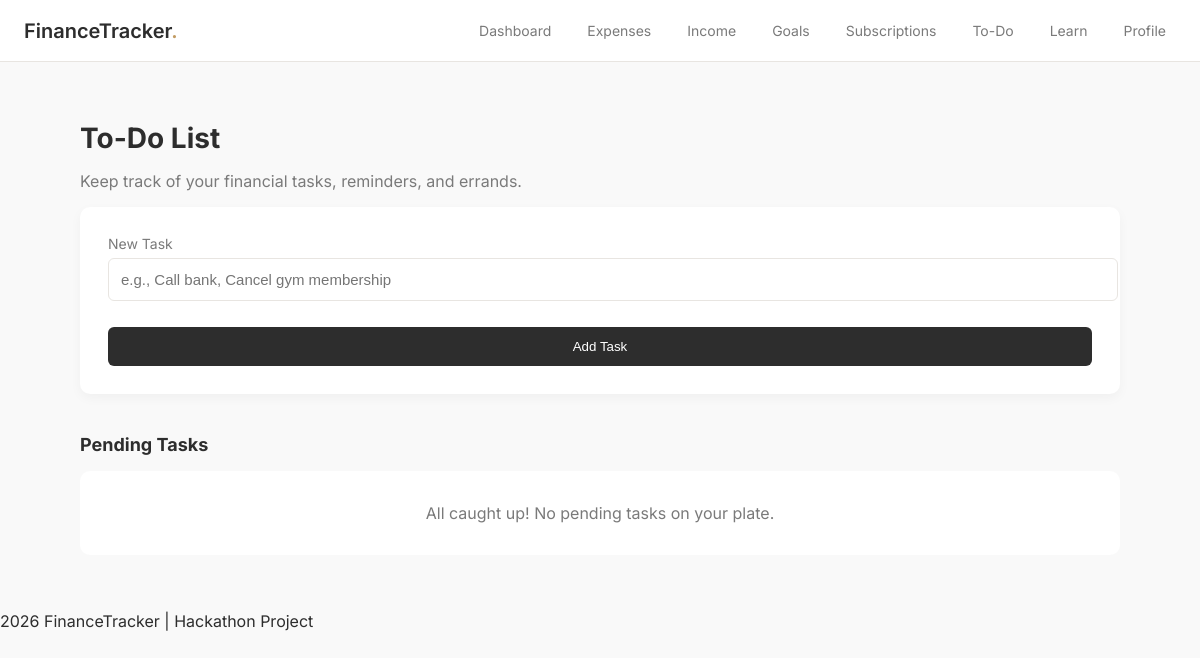
The app's page /todo/oleksii, older data.
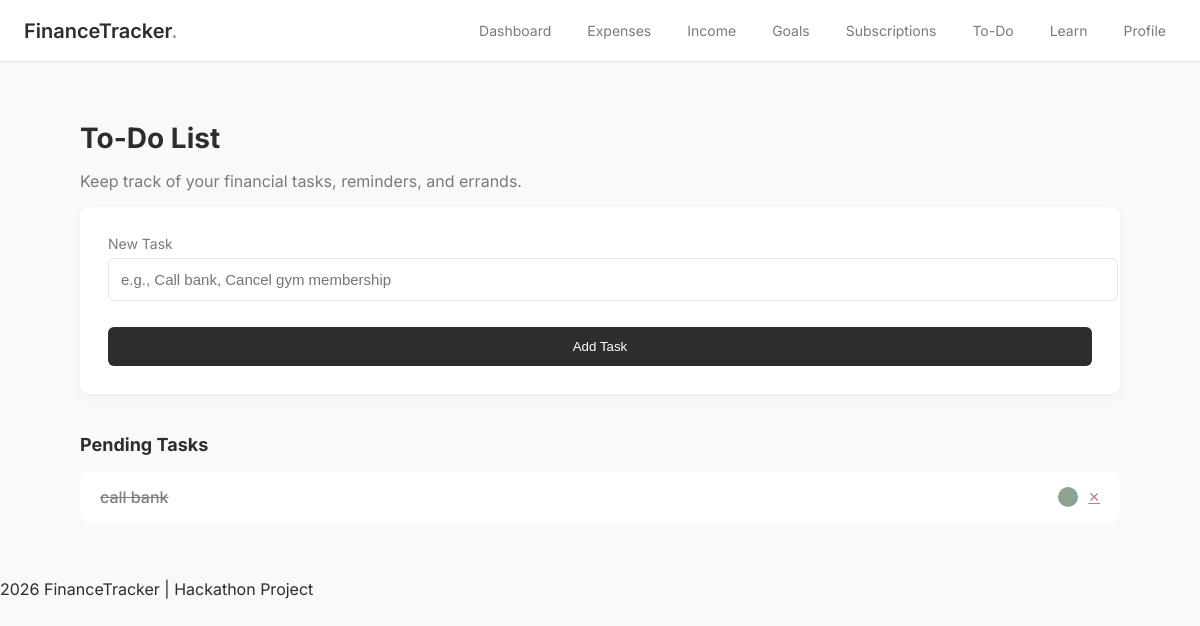
The same page, newer data.
### tables this page shows
CREATE TABLE todo (
        id INTEGER PRIMARY KEY AUTOINCREMENT,
        user_id INTEGER,
        text TEXT,
        completed INTEGER DEFAULT 0
    );

### app.py (the view, shortened to what this page needs)
@app.route("/todo/<username>", methods=["GET", "POST"])
def todo(username):
    user_id = get_user_id(username)
    if not user_id:
        return redirect(url_for("index"))
    conn = get_db()
    data = conn.execute(
        "SELECT * FROM todo WHERE user_id=?",
        (user_id,)
    ).fetchall()
    conn.close()
    return render_template("todo.html", data=data, username=username)

### app.py (called while the page is built)
def get_db():
    conn = sqlite3.connect(DB)
    conn.row_factory = sqlite3.Row
    return conn

def get_user_id(username):
    conn = get_db()
    user = conn.execute(
        "SELECT id FROM users WHERE username=?",
        (username,)
    ).fetchone()
    conn.close()
    return user["id"] if user else None

@app.context_processor
def inject_user():
    username = request.view_args.get("username") if request.view_args else None
    return dict(current_user=username)

### templates/todo.html (shortened to what this page needs)
{% extends "layout.html" %}
{% block navbar %}
    {% include "navbar.html" %}
{% endblock %}
{% block content %}
<div class="container">
    <div class="dashboard-header">
        <h1>To-Do List</h1>
        <p>Keep track of your financial tasks, reminders, and errands.</p>
    </div>
    <div class="form-card" style="border-top-color: #2D2D2D;">
        <form method="POST">
            <div class="form-group">
                <label>New Task</label>
                <input type="text" name="text" class="form-control" placeholder="e.g., Call bank, Cancel gym membership" required>
            </div>
            <button type="submit" class="btn-primary" style="width: 100%; margin-top: 8px;">Add Task</button>
        </form>
    </div>
    <h3 class="section-title">Pending Tasks</h3>
    <div class="transaction-list">
        {% if data %}
            {% for t in data %}
                <div class="transaction-item">
                    <div class="tx-details">
                        <h4 style="
                            margin: 0;
                            color: #2D2D2D;
                            font-weight: 500;
                            {% if t.completed %}text-decoration: line-through; opacity: 0.6;{% endif %}
                                        ">
                            {{ t.text }}
                        </h4>
                    </div>
                    <div style="display:flex; gap:10px; align-items:center;">
                        {% if not t.completed %}
                        <a href="/complete_task/{{ current_user }}/{{ t.id }}"
                        style="width:20px;height:20px;border:2px solid #8CA38D;border-radius:50%;display:inline-block;">
                        </a>
                        {% else %}
                        <div style="width:20px;height:20px;background:#8CA38D;border-radius:50%;"></div>
                        {% endif %}
                        <a href="/delete_task/{{ current_user }}/{{ t.id }}"
                        style="color:#BA827A; font-size:14px;">✕</a>
                    </div>
                </div>
                {% endfor %}
        {% else %}
            <div class="empty-state" style="padding: 32px; text-align: center; color: #7A7A7A;">
                All caught up! No pending tasks on your plate.
            </div>
        {% endif %}
    </div>
</div>
{% endblock %}

Row changes from the older to the newer data that the page shows:
added todo: text "call bank", completed 1 (drawn)
Text that changed along with them:
text no longer shown: "All caught up! No pending tasks on your plate."
